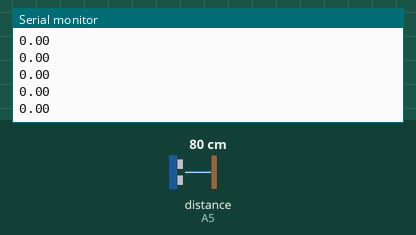
This sketch was run on a simulated Arduino Uno, built with avr-gcc and run on an emulated ATmega328P. Shown: the last lines printed to the serial monitor. Wiring (inferred from the names in the program): ultrasonic range finder: trigger A4; echo A5. Inputs (shaded band) come from the test bench; at power-on: distance to the obstacle (sensor on A5) 80 cm. The echo pulse lasts 58.3 µs per cm.

Above: at 3.2 s.
3.3 s: distance to the obstacle (sensor on A5) set to 2 cm
At 4.3 s:
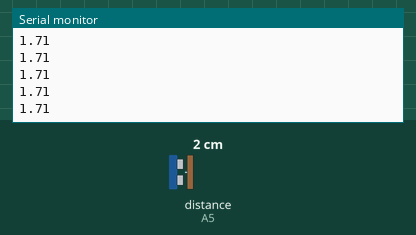
4.8 s: distance to the obstacle (sensor on A5) set to 4 cm
At 5.5 s:
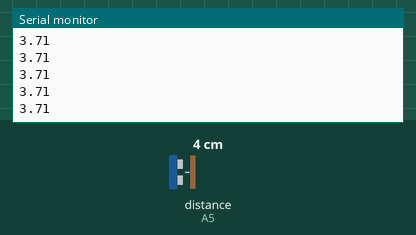
Timing chart, 0 to 7.8 s (numbered marks = the images above; inputs shaded):
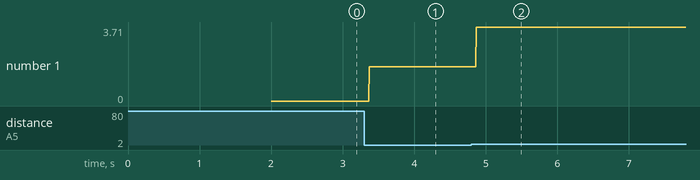

The sketch:

ultrasonic_ranging.ino
```cpp
//#include <stdlib.h>

int Echo = A5;  //Define the ultrasonic signal receiving pin
int Trig = A4;  //Define the ultrasonic signal transmission pin

void setup() {
  Serial.begin(9600);
  pinMode(Echo,INPUT);
  pinMode(Trig,OUTPUT);
  delay(2000);
}

void loop() {
  Serial.println(Get_Distance());

}

float Get_Distance(){
  digitalWrite(Trig,LOW);
  delayMicroseconds(2);

  digitalWrite(Trig,HIGH);
  delayMicroseconds(10);
  digitalWrite(Trig,LOW);
  float Ldistance = pulseIn(Echo,HIGH,5000);
  Ldistance = Ldistance / 5.8 / 10;
  return Ldistance;
  }
```

Measured:
- after the input at 3.3 s, the serial monitor: prints a new line after 0.07 s (image 1)
- after the input at 4.8 s, the serial monitor: prints a new line after 0.07 s (image 2)
- plotted number 1: 0 → 1.71 after the input at 3.3 s, 1.71 → 3.71 after the input at 4.8 s
